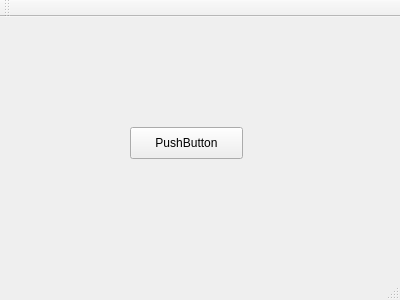
<?xml version="1.0" encoding="UTF-8"?>
<ui version="4.0">
 <class>MainWindow</class>
 <widget class="QMainWindow" name="MainWindow">
  <property name="geometry">
   <rect>
    <x>0</x>
    <y>0</y>
    <width>400</width>
    <height>300</height>
   </rect>
  </property>
  <property name="windowTitle">
   <string>MainWindow</string>
  </property>
  <widget class="QWidget" name="centralWidget">
   <widget class="QPushButton" name="pushButton">
    <property name="geometry">
     <rect>
      <x>130</x>
      <y>110</y>
      <width>113</width>
      <height>32</height>
     </rect>
    </property>
    <property name="text">
     <string>PushButton</string>
    </property>
   </widget>
  </widget>
  <widget class="QMenuBar" name="menuBar">
   <property name="geometry">
    <rect>
     <x>0</x>
     <y>0</y>
     <width>400</width>
     <height>22</height>
    </rect>
   </property>
  </widget>
  <widget class="QToolBar" name="mainToolBar">
   <attribute name="toolBarArea">
    <enum>TopToolBarArea</enum>
   </attribute>
   <attribute name="toolBarBreak">
    <bool>false</bool>
   </attribute>
  </widget>
  <widget class="QStatusBar" name="statusBar"/>
 </widget>
 <layoutdefault spacing="6" margin="11"/>
 <resources/>
 <connections/>
</ui>
